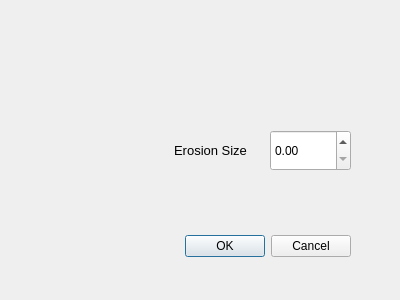
<?xml version="1.0" encoding="UTF-8"?>
<ui version="4.0">
 <class>QtDialogErosion</class>
 <widget class="QDialog" name="QtDialogErosion">
  <property name="geometry">
   <rect>
    <x>0</x>
    <y>0</y>
    <width>400</width>
    <height>300</height>
   </rect>
  </property>
  <property name="windowTitle">
   <string>QtDialogErosion</string>
  </property>
  <widget class="QDoubleSpinBox" name="doubleSpinBox">
   <property name="geometry">
    <rect>
     <x>270</x>
     <y>130</y>
     <width>81</width>
     <height>41</height>
    </rect>
   </property>
  </widget>
  <widget class="QLabel" name="label">
   <property name="geometry">
    <rect>
     <x>160</x>
     <y>130</y>
     <width>101</width>
     <height>41</height>
    </rect>
   </property>
   <property name="font">
    <font>
     <pointsize>10</pointsize>
    </font>
   </property>
   <property name="text">
    <string>Erosion Size</string>
   </property>
   <property name="alignment">
    <set>Qt::AlignCenter</set>
   </property>
  </widget>
  <widget class="QDialogButtonBox" name="buttonBox">
   <property name="geometry">
    <rect>
     <x>10</x>
     <y>230</y>
     <width>341</width>
     <height>32</height>
    </rect>
   </property>
   <property name="orientation">
    <enum>Qt::Horizontal</enum>
   </property>
   <property name="standardButtons">
    <set>QDialogButtonBox::Cancel|QDialogButtonBox::Ok</set>
   </property>
  </widget>
 </widget>
 <layoutdefault spacing="6" margin="11"/>
 <resources/>
 <connections>
  <connection>
   <sender>buttonBox</sender>
   <signal>accepted()</signal>
   <receiver>QtDialogErosion</receiver>
   <slot>close()</slot>
   <hints>
    <hint type="sourcelabel">
     <x>180</x>
     <y>245</y>
    </hint>
    <hint type="destinationlabel">
     <x>199</x>
     <y>149</y>
    </hint>
   </hints>
  </connection>
 </connections>
</ui>
